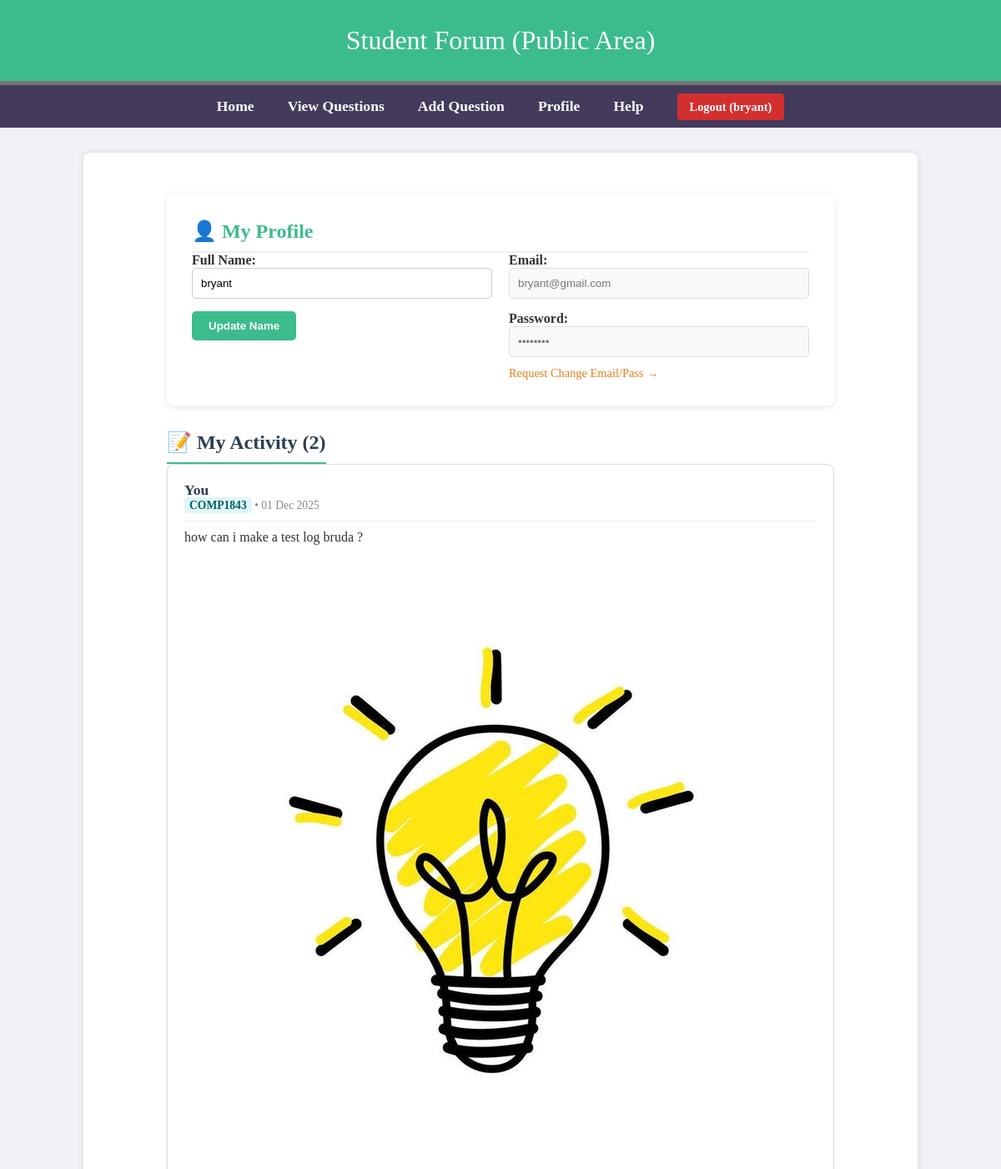
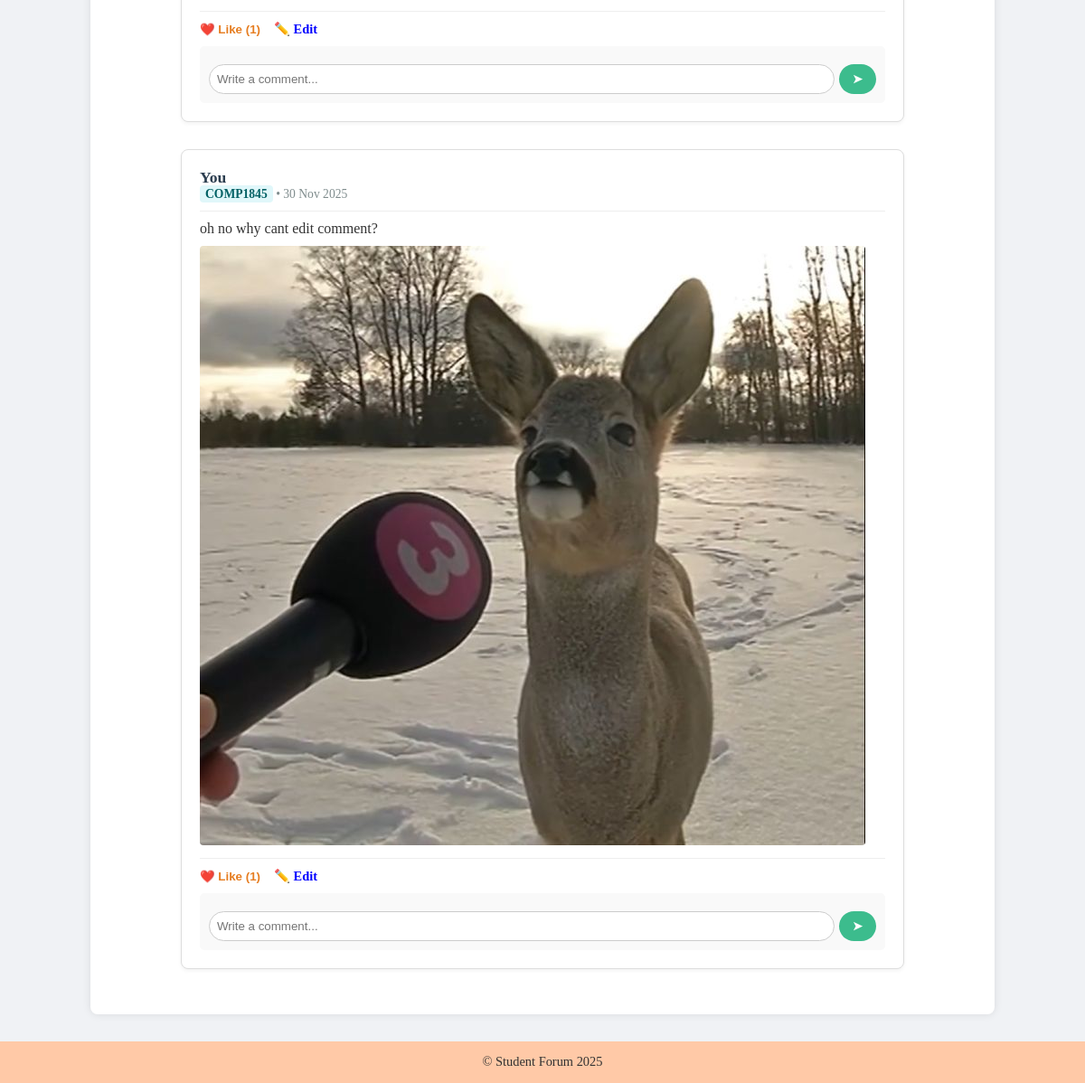
Page /profile.php (signed in) on the committed database (2 pictures, top to bottom).
### tables this page shows
CREATE TABLE `user` (
  `id` int(11) NOT NULL,
  `name` varchar(255) DEFAULT NULL,
  `email` varchar(255) DEFAULT NULL,
  `password` varchar(255) DEFAULT NULL,
  `role` varchar(20) NOT NULL DEFAULT 'Student'
);

CREATE TABLE `question` (
  `id` int(11) NOT NULL,
  `userid` int(11) NOT NULL,
  `text` text NOT NULL,
  `date` date NOT NULL,
  `module` int(11) DEFAULT NULL,
  `img` varchar(250) NOT NULL
);

CREATE TABLE `module` (
  `id` int(11) NOT NULL,
  `module_name` varchar(11) NOT NULL,
  `admin_id` int(11) DEFAULT NULL
);

### profile.php (called while the page is built, shortened)
<?php
include 'includes/DatabaseConnection.php';
$userId = $_SESSION['UserId'];
$stmt = $pdo->prepare("SELECT * FROM user WHERE id = :id");
$stmt->execute(['id' => $userId]);
$user = $stmt->fetch();
$sql = "SELECT question.*, module.module_name,
               (SELECT COUNT(*) FROM post_like WHERE questionid = question.id) AS like_count
        FROM question
        LEFT JOIN module ON question.module = module.id
        WHERE userid = :uid
        ORDER BY date DESC";
$stmt = $pdo->prepare($sql);
$stmt->execute(['uid' => $userId]);
$myQuestions = $stmt->fetchAll();
include 'templates/profile.html.php';
$output = ob_get_clean();
include 'templates/layout.html.php';
?>

### templates/profile.html.php (the view, shortened to what this page needs)
<div style="max-width: 800px; margin: 30px auto;">
    <div style="background: white; padding: 30px; border-radius: 8px; box-shadow: 0 2px 10px rgba(0,0,0,0.1); margin-bottom: 30px;">
        <h2 style="color: #3cbc8d; border-bottom: 2px solid #eee; padding-bottom: 10px; margin-top: 0;">👤 My Profile</h2>
        <form action="" method="post" style="display: flex; gap: 20px; flex-wrap: wrap;">
            <div style="flex: 1; min-width: 250px;">
                <div style="margin-bottom: 15px;">
                    <label style="font-weight: bold; display: block;">Full Name:</label>
                    <input type="text" name="name" value="<?= htmlspecialchars($user['name']) ?>" required
                           style="width: 100%; padding: 10px; border: 1px solid #ccc; border-radius: 5px;">
                </div>
                <input type="submit" name="update_profile" value="Update Name"
                       style="background-color: #3cbc8d; color: white; border: none; padding: 10px 20px; font-weight: bold; border-radius: 5px; cursor: pointer;">
            </div>
            <div style="flex: 1; min-width: 250px;">
                <div style="margin-bottom: 15px;">
                    <label style="font-weight: bold; display: block;">Email:</label>
                    <input type="text" value="<?= htmlspecialchars($user['email']) ?>" disabled
                           style="width: 100%; padding: 10px; border: 1px solid #ddd; background: #f9f9f9; color: #777; border-radius: 5px;">
                </div>
                <div style="margin-bottom: 10px;">
                    <label style="font-weight: bold; display: block;">Password:</label>
                    <input type="password" value="********" disabled
                           style="width: 100%; padding: 10px; border: 1px solid #ddd; background: #f9f9f9; color: #777; border-radius: 5px;">
                </div>
                <a href="help.php" style="font-size: 0.9em; color: #e67e22; text-decoration: none;">Request Change Email/Pass &rarr;</a>
            </div>
        </form>
    </div>
    <h2 style="color: #2c3e50; border-bottom: 2px solid #3cbc8d; padding-bottom: 10px; display: inline-block;">
        📝 My Activity (<?= count($myQuestions) ?>)
    </h2>
    <?php if (count($myQuestions) > 0): ?>
        <?php foreach ($myQuestions as $q): ?>
            <div class="question-card" style="margin-bottom: 30px;">
                <div class="card-header">
                    <span class="username">You</span>
                    <div class="sub-info">
                        <span class="module-badge"><?= htmlspecialchars($q['module_name'] ?? 'General') ?></span>
                        <span class="post-date">&bull; <?= date("d M Y", strtotime($q['date'])) ?></span>
                    </div>
                </div>
                <div class="card-body">
                    <p><?= nl2br(htmlspecialchars($q['text'])) ?></p>
                </div>
                <?php if (!empty($q['img'])): ?>
                    <div class="card-image">
                        <img src="<?= htmlspecialchars($q['img']) ?>" alt="Post Image">
                    </div>
                <?php endif; ?>
                <div style="border-top: 1px solid #eee; margin-top: 10px; padding-top: 10px; display: flex; gap: 15px; align-items: center;">
                    <form action="like.php" method="post">
                        <button type="submit" style="background: none; border: none; cursor: pointer; color: #e67e22; font-weight: bold;">
                            ❤️ Like (<?= $q['like_count'] ?>)
                        </button>
                    </form>
                    <a href="editquestion.php?id=<?= $q['id'] ?>" style="text-decoration: none; color: blue; font-weight: bold; font-size: 0.9em;">✏️ Edit</a>
                </div>
                <div style="background-color: #f9f9f9; padding: 10px; margin-top: 10px; border-radius: 5px;">
                    <form action="comment.php" method="post" style="display: flex; gap: 5px; margin-top: 10px;">
                        <input type="text" name="comment_text" placeholder="Write a comment..." required
                               style="flex: 1; padding: 8px; border: 1px solid #ccc; border-radius: 20px; outline: none;">
                        <button type="submit" style="background-color: #3cbc8d; color: white; border: none; padding: 8px 15px; border-radius: 20px; cursor: pointer; font-weight: bold;">➤</button>
                    </form>
                </div>
            </div>
        <?php endforeach; ?>
    <?php endif; ?>
</div>

### templates/layout.html.php (shortened to what this page needs)
<!DOCTYPE html>
<html>
<head>
    <link rel="stylesheet" href="question.css">
</head>
<body>
    <header>
        <h1>Student Forum (Public Area)</h1>
    </header>
    <nav>
        <ul>
            <li><a href="index.php">Home</a></li>
            <li><a href="questions.php">View Questions</a></li>
            <?php if (isset($_SESSION['Authorised']) && $_SESSION['Authorised'] == 'Y'): ?>
                <li><a href="addquestion.php">Add Question</a></li>
                <li><a href="profile.php">Profile</a></li>
                <li><a href="help.php">Help</a></li>
                <li>
                    <a href="admin/login/Logout.php" class="btn-logout">
                        Logout (<?= htmlspecialchars($_SESSION['UserName'] ?? 'User') ?>)
                    </a>
                </li>
            <?php else: ?>
                <li><a href="admin/login/login.php">Login</a></li>
            <?php endif; ?>
        </ul>
    </nav>
    <main>
        <?= $output ?>
    </main>
    <footer>&copy; Student Forum 2025</footer>
</body>
</html>

### templates/layout.html.php (style rules this page uses)
* { margin: 0; padding: 0; box-sizing: border-box; }
body { font-family: Times New Roman, Helvetica, Sans-serif; background-color: #f0f2f5; color: #333; }
header { background-color: #3cbc8d; padding: 20px; border-bottom: 5px solid #757575; color: white; text-align: center; }
h1 { font-weight: normal; margin: 0; padding: 10px; }
nav { background-color: #443A5C; }
nav ul { list-style-type: none; text-align: center; margin: 0; padding: 0; display: flex; justify-content: center; align-items: center; }
nav li { padding: 15px 20px; }
nav a { color: white; text-decoration: none; font-weight: bold; font-size: 1.1em; }
main { max-width: 1000px; margin: 30px auto; padding: 20px; background-color: white; min-height: 400px; box-shadow: 0 0 10px rgba(0,0,0,0.1); border-radius: 8px; }
footer { padding: 1em; background-color: #FFC9A7; font-size: 0.9em; text-align: center; margin-top: 20px; }
.btn-logout { background-color: #d32f2f; padding: 8px 15px; border-radius: 4px; font-size: 0.9em; transition: 0.3s; }
.question-card { background: #fff; border: 1px solid #ddd; border-radius: 8px; margin-bottom: 20px; padding: 20px; box-shadow: 0 2px 4px rgba(0,0,0,0.05); }
.card-header { border-bottom: 1px solid #eee; padding-bottom: 10px; margin-bottom: 10px; }
.username { font-weight: bold; color: #2c3e50; font-size: 1.1em; }
.sub-info { font-size: 0.85em; color: #7f8c8d; }
.module-badge { background-color: #e0f7fa; color: #006064; padding: 2px 6px; border-radius: 4px; font-weight: bold; }
.card-image img { max-width: 100%; height: auto; border-radius: 4px; margin-top: 10px; }

### rows in the picture
user: name "bryant", email "bryant@gmail.com"
question: module.module_name "COMP1843", date "01 Dec 2025", text "how can i make a test log bruda ?", img (picture), like_count "1"
question: module.module_name "COMP1845", date "30 Nov 2025", text "oh no why cant edit comment?", img (picture), like_count "1"

### other values in the picture
$_SESSION['UserName'] "bryant"
count($myQuestions) "2"
